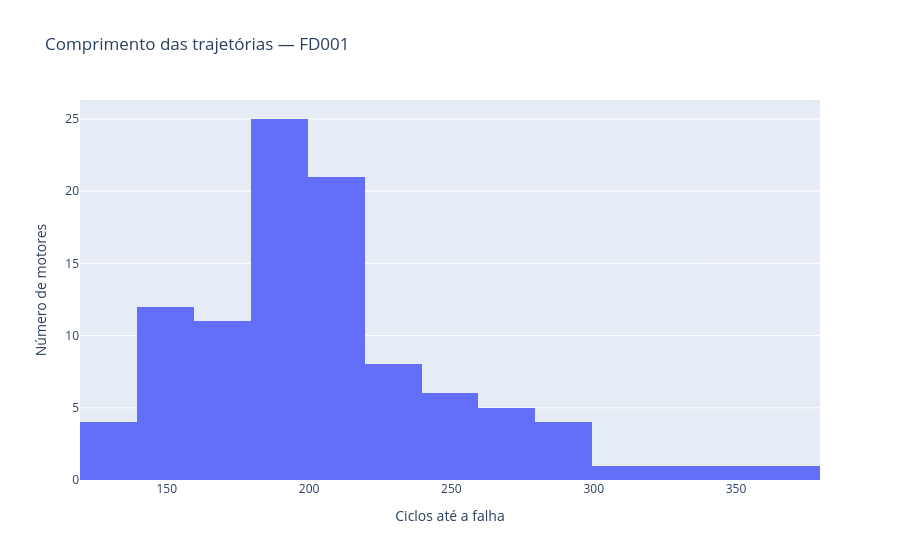

The notebook cell this image was saved under:
### Markdown cell above
## 3. Comprimento das trajetórias

Cada linha representa um ciclo de operação. A distribuição do número de ciclos por motor mostra quanta experiência temporal existe em cada trajetória.

### Code cell
trajectory_lengths = fd001.groupby('unit', as_index=False)['cycle'].max()
fig = px.histogram(trajectory_lengths, x='cycle', nbins=20,
                   labels={'cycle': 'Ciclos até a falha'},
                   title=lang({'title': 'Comprimento das trajetórias — FD001'})['title'])
fig.update_yaxes(title_text='Número de motores')
fig.show()

### Figure 1 — Plotly figure (JSON) as saved in the notebook; plotly's stock layout.template omitted (floating-point values rounded to 4 significant figures)
{"data": [{"bingroup": "x", "hovertemplate": "Ciclos até a falha=%{x}<br>count=%{y}<extra></extra>", "legendgroup": "", "marker": {"color": "#636efa", "pattern": {"shape": ""}}, "name": "", "nbinsx": 20, "orientation": "v", "showlegend": false, "type": "histogram", "x": [192, 287, 179, 189, 269, 188, 259, 150, 201, 222, 240, 170, 163, 180, 207, 209, 276, 195, 158, 234, 195, 202, 168, 147, 230, 199, 156, 165, 163, 194, 234, 191, 200, 195, 181, 158, 170, 194, 128, 188, 216, 196, 207, 192, 158, 256, 214, 231, 215, 198, 213, 213, 195, 257, 193, 275, 137, 147, 231, 172, 185, 180, 174, 283, 153, 202, 313, 199, 362, 137, 208, 213, 213, 166, 229, 210, 154, 231, 199, 185, 240, 214, 293, 267, 188, 278, 178, 213, 217, 154, 135, 341, 155, 258, 283, 336, 202, 156, 185, 200], "xaxis": "x", "yaxis": "y"}], "layout": {"barmode": "relative", "legend": {"tracegroupgap": 0}, "title": {"text": "Comprimento das trajetórias — FD001"}, "xaxis": {"anchor": "y", "domain": [0, 1], "title": {"text": "Ciclos até a falha"}}, "yaxis": {"anchor": "x", "domain": [0, 1], "title": {"text": "Número de motores"}}}}
